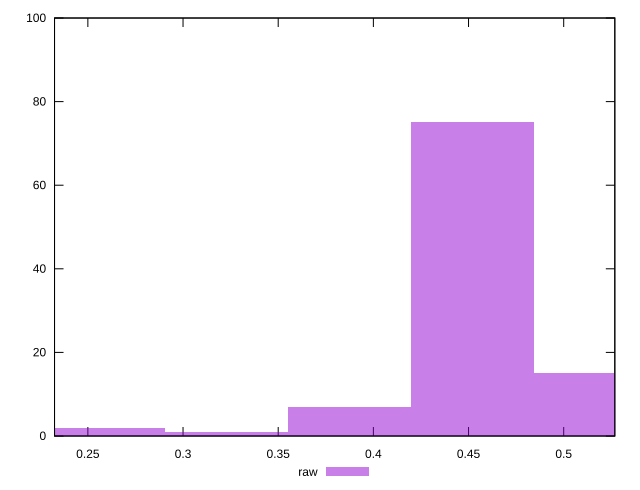

Generate this figure with gnuplot:
reset

$raw <<EOF
0.2583779319715492 2
0.3875668979573238 7
0.4521613809502111 75
0.5167558639430984 15
0.32297241496443646 1
EOF

set key outside below
set boxwidth 0.0645944829928873
set xrange [0.23248708341024593:0.5268569670300244]
set yrange [0:100]
set trange [0:100]
set style fill transparent solid 0.5 noborder
set terminal svg size 640, 490 enhanced background rgb 'white'
set output "report_00019_2021-02-10T18-14-37.922Z//meta/pScore/samples/pages+cached/raw/histogram.svg"

plot $raw title "raw" with boxes

reset
